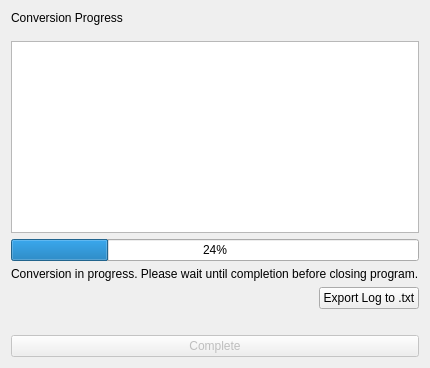
      <widget class="QWidget" name="page_5">
       <layout class="QVBoxLayout" name="verticalLayout_21">
        <item>
         <widget class="QLabel" name="labelConversionProgress">
          <property name="text">
           <string>Conversion Progress</string>
          </property>
          <property name="textRole" stdset="0">
           <string>title</string>
          </property>
         </widget>
        </item>
        <item>
         <spacer name="verticalSpacer_31">
          <property name="orientation">
           <enum>Qt::Orientation::Vertical</enum>
          </property>
          <property name="sizeType">
           <enum>QSizePolicy::Policy::Fixed</enum>
          </property>
          <property name="sizeHint" stdset="0">
           <size>
            <width>20</width>
            <height>10</height>
           </size>
          </property>
         </spacer>
        </item>
        <item>
         <widget class="QTextBrowser" name="textBrowser"/>
        </item>
        <item>
         <widget class="QProgressBar" name="progressBar">
          <property name="value">
           <number>24</number>
          </property>
         </widget>
        </item>
        <item>
         <widget class="QLabel" name="labelCompletionProgress">
          <property name="text">
           <string>Conversion in progress. Please wait until completion before closing program.</string>
          </property>
         </widget>
        </item>
        <item>
         <layout class="QHBoxLayout" name="horizontalLayout_35">
          <item>
           <spacer name="horizontalSpacer_58">
            <property name="orientation">
             <enum>Qt::Orientation::Horizontal</enum>
            </property>
            <property name="sizeHint" stdset="0">
             <size>
              <width>40</width>
              <height>20</height>
             </size>
            </property>
           </spacer>
          </item>
          <item>
           <widget class="QPushButton" name="buttonExport">
            <property name="text">
             <string>Export Log to .txt</string>
            </property>
           </widget>
          </item>
         </layout>
        </item>
        <item>
         <spacer name="verticalSpacer_26">
          <property name="orientation">
           <enum>Qt::Orientation::Vertical</enum>
          </property>
          <property name="sizeType">
           <enum>QSizePolicy::Policy::Fixed</enum>
          </property>
          <property name="sizeHint" stdset="0">
           <size>
            <width>20</width>
            <height>20</height>
           </size>
          </property>
         </spacer>
        </item>
        <item>
         <widget class="QPushButton" name="buttonComplete">
          <property name="enabled">
           <bool>false</bool>
          </property>
          <property name="text">
           <string>Complete</string>
          </property>
         </widget>
        </item>
       </layout>
      </widget>
